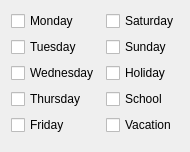
<?xml version="1.0" encoding="UTF-8"?>
<ui version="4.0">
 <class>WdgDaySelector</class>
 <widget class="QWidget" name="WdgDaySelector">
  <property name="geometry">
   <rect>
    <x>0</x>
    <y>0</y>
    <width>190</width>
    <height>152</height>
   </rect>
  </property>
  <property name="windowTitle">
   <string>Form</string>
  </property>
  <layout class="QFormLayout" name="formLayout">
   <item row="0" column="0">
    <widget class="QCheckBox" name="cbMonday">
     <property name="text">
      <string>Monday</string>
     </property>
    </widget>
   </item>
   <item row="0" column="1">
    <widget class="QCheckBox" name="cbSaturday">
     <property name="text">
      <string>Saturday</string>
     </property>
    </widget>
   </item>
   <item row="1" column="0">
    <widget class="QCheckBox" name="cbTuesday">
     <property name="text">
      <string>Tuesday</string>
     </property>
    </widget>
   </item>
   <item row="1" column="1">
    <widget class="QCheckBox" name="cbSunday">
     <property name="text">
      <string>Sunday</string>
     </property>
    </widget>
   </item>
   <item row="2" column="0">
    <widget class="QCheckBox" name="cbWednesday">
     <property name="text">
      <string>Wednesday</string>
     </property>
    </widget>
   </item>
   <item row="2" column="1">
    <widget class="QCheckBox" name="cbHoliday">
     <property name="text">
      <string>Holiday</string>
     </property>
    </widget>
   </item>
   <item row="3" column="0">
    <widget class="QCheckBox" name="cbThursday">
     <property name="text">
      <string>Thursday</string>
     </property>
    </widget>
   </item>
   <item row="3" column="1">
    <widget class="QCheckBox" name="cbSchool">
     <property name="text">
      <string>School</string>
     </property>
    </widget>
   </item>
   <item row="4" column="0">
    <widget class="QCheckBox" name="cbFriday">
     <property name="text">
      <string>Friday</string>
     </property>
    </widget>
   </item>
   <item row="4" column="1">
    <widget class="QCheckBox" name="cbVacation">
     <property name="text">
      <string>Vacation</string>
     </property>
    </widget>
   </item>
  </layout>
 </widget>
 <resources/>
 <connections/>
</ui>
